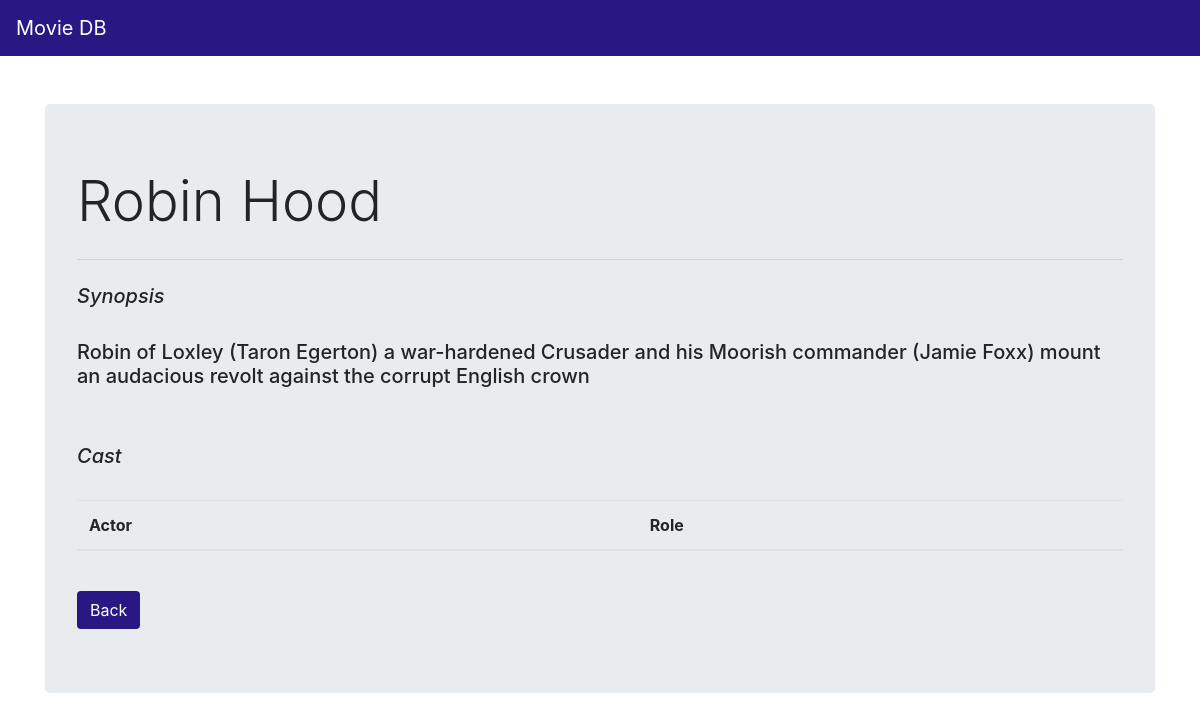
The app's page /movie/Robin Hood/overview, older data.
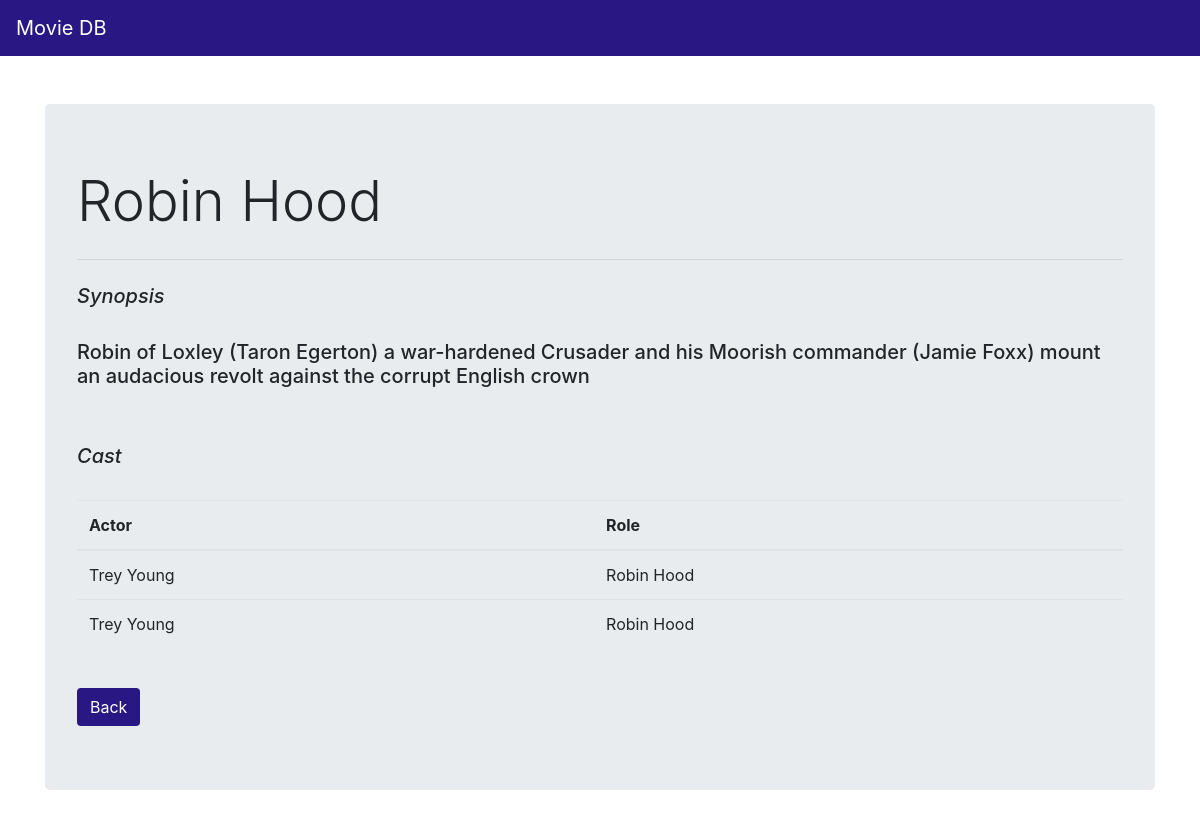
The same page, newer data.
### tables this page shows
CREATE TABLE MOVIE (
  title varchar[100] not null primary key,
  synopsis text not null,
  length int not null,
  genre varchar[40] not null,
  release_date date not null,
  rating varchar[5]
);

CREATE TABLE CAST (
  ID integer not null primary key autoincrement,
  mtitle varchar[100] not null,
  actor varchar[200] not null,
  role varchar[200] not null,
  constraint CASTMOVIE foreign key(mtitle) references MOVIE(title) on delete cascade on update cascade
);

### p3.py (the view)
@app.route('/movie/<title>/overview', methods=['GET','POST'])
def overview(title):
    db = get_db()
    cur = db.execute('select title, synopsis from MOVIE where title=?;',[title])
    movie = cur.fetchone()
    cur = db.execute('select actor, role from CAST where mtitle=?',[title])
    cast = cur.fetchall()
    return render_template('overview.html', movie=movie, cast=cast)

### p3.py (called while the page is built)
def connect_db():
    rv = sqlite3.connect(app.config['DATABASE'])
    rv.row_factory = sqlite3.Row
    return rv

def get_db():
    if not hasattr(g, 'sqlite_db'):
        g.sqlite_db = connect_db()
    return g.sqlite_db

### templates/overview.html
{% extends "navbar.html" %}
{% block body %}
<div class="container">
  <div class="jumbotron">
    <h1 class="display-4">{{ movie.title }}</h1>
    <hr class="my-4">
    <h5 class="font-italic">Synopsis</h5>
    <br>
    <h5>{{ movie.synopsis }}</h5>
    <br><br>
    <h5 class="font-italic">Cast</h5>
    <br>
    <table class="table">
      <thead>
        <tr>
          <th scope="col">Actor</th>
          <th scope="col">Role</th>
        </tr>
      </thead>
      <tbody>
        {% for actor in cast %}
        <tr>
          <td>{{ actor.actor }}</td>
          <td>{{ actor.role }}</td>
        </tr>
        {% endfor %}
      </tbody>
    </table>
    <br>
    <a href="{{ url_for('movie', title=movie.title) }}" class="btn" role="button" aria-pressed="true"
      style="background-color: #291784; color: #FFFFFF;">Back</a>
  </div>
</div>
{% endblock %}

### templates/navbar.html (shortened to what this page needs)
<!doctype html>
<html lang="en">
<head>
  <link rel="stylesheet" href="https://stackpath.bootstrapcdn.com/bootstrap/4.1.1/css/bootstrap.min.css"
>
</head>
<body>
  <nav class="navbar navbar-expand-sm navbar-dark sticky-top justify-content-between" style="background-color: #291784">
    <a class="navbar-brand" style='color: #FFFFFF'>Movie DB</a>
  </nav>
  <div><br><br></div>
  {% block body %}{% endblock %}
</body>

Row changes from the older to the newer data that the page shows:
added CAST: actor "Trey Young", role "Robin Hood"
added CAST: actor "Trey Young", role "Robin Hood"
